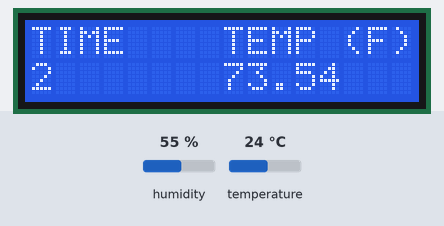
The sketch below on a simulated Arduino Uno, built with avr-gcc and run on an emulated ATmega328P. Parts: 16×2 character LCD. The inputs (shaded band) are chosen by the test bench; at power-on: temperature 24 °C, humidity 55 %. What the sketch prints to the serial monitor is not drawn.

Above: at 1.2 s.
1.3 s: temperature set to 12 °C
At 3.8 s:
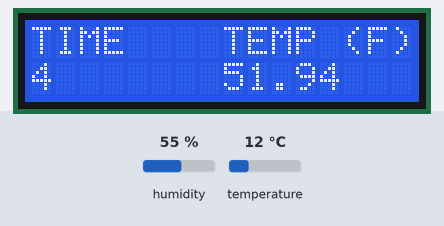
4.5 s: temperature set to 19 °C
At 7.8 s:
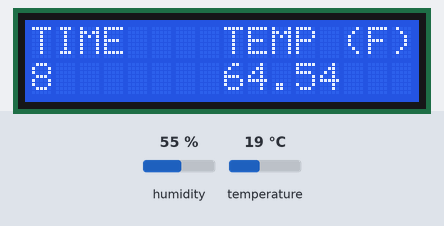
8.5 s: temperature set to 28 °C
At 11.8 s:
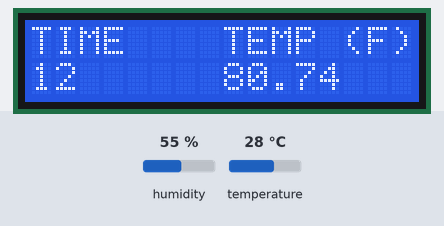
Timing chart, 0 to 13.3 s (numbered marks = the images above; inputs shaded):
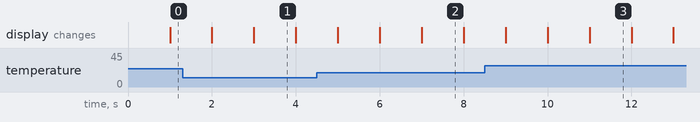

Measured:
- what the display in image 1 shows lasts 1.0 s, from 3.0 s to 4.0 s

The sketch:

p2_temperature_sensor.ino
```cpp
/*
  Temperature Sensor
  Author: Nate Lao (nlao1@jh.edu)
  Designed for Arduino UNO
*/

#define LCD_ENABLE 1

#include <DHT.h>
#if LCD_ENABLE
#include <LiquidCrystal.h>
#endif

#include "isr_timer.hpp"
#include "temp.hpp"

// Sampling Variables
const unsigned long INTERVAL = 10;
volatile unsigned long time;
volatile bool trigger;
volatile TEMP::DATA_BUFFER sample_buffer;

// Temperature Sensor
const uint8_t DHTPIN = 2;
const uint8_t DHTTYPE = DHT11;
const TEMP::DATA_BUFFER SENSOR_OFFSET = {-1.66};
TEMP::DATA_BUFFER sensor_buffer;
TEMP::Sensor *sensor = 0;

#if LCD_ENABLE
// LCD Pins (if available)
const int pin_RS = 8;
const int pin_EN = 9;
const int pin_d4 = 4;
const int pin_d5 = 5;
const int pin_d6 = 6;
const int pin_d7 = 7;
const int pin_BL = 10;

// LCD Object
LiquidCrystal *lcd = 0;
#endif

void setup()
{
    // Initialize Interrupt Variables
    time = 0;
    trigger = false;
    sample_buffer.temp_f = 0.0;

    // Setup 1 Hz Timer Interrupt
    cli(); // Disable Interupts
    TIMER::setISRTimer(1);
    sei(); // Enable Interrupts

    // Initialize Temperature Sensor and Buffer
    memset(&sensor_buffer, 0, sizeof(sensor_buffer));
    sensor = new TEMP::Sensor(DHTPIN, DHTTYPE, &sensor_buffer, &SENSOR_OFFSET);

    // Setup Serial and Start CSV Logging
    Serial.begin(9600);
    Serial.println("time_sec,temperature_f");

#if LCD_ENABLE
    lcd = new LiquidCrystal(pin_RS, pin_EN, pin_d4, pin_d5, pin_d6, pin_d7);
    lcd->begin(16,2); // 16 col, 2 rows
    lcd->setCursor(0,0);
    lcd->print("TIME");
    lcd->setCursor(8,0);
    lcd->print("TEMP (F)");
#endif
}

void loop()
{
    // Sample on every frame and update local buffer
    sensor->sample();

#if LCD_ENABLE
    lcd->setCursor(0,1);
    lcd->print(time);
    lcd->setCursor(8,1);
    lcd->print(sample_buffer.temp_f);
#endif

    // If the interval trigger is set - log out to Serial
    // Note: this operation is SLOW - interrupts SHOULD BE enabled
    if (trigger)
    {
        Serial.print(time);
        Serial.print(",");
        Serial.println(sample_buffer.temp_f);
        trigger = false;
    }
}

// This triggers at 1 Hz (every second)
ISR(TIMER1_COMPA_vect)
{
    // Increment seconds counter
    time++;

    // Determine trigger state
    trigger = (time % INTERVAL) == 0;

    // Set sample value to the value(s) stored in the current buffer
    sample_buffer.temp_f = sensor_buffer.temp_f;
}
```

isr_timer.cpp
```cpp
/*
  Temperature Sensor
  Author: Nate Lao (nlao1@jh.edu)
  Designed for Arduino UNO
  Based on implementation from https://www.instructables.com/Arduino-Timer-Interrupts/
*/

#include "isr_timer.hpp"

void TIMER::setISRTimer(const unsigned long hertz)
{
    // Enables the TIMER1_COMPA_vect Interrupt Service Routine

    // The base value of the OCR1A timer compare register
    // for 1 Hz. To increase rate divide by the desired
    // frequency (input:hertz).
    const unsigned long TIMER_COMPARE_REGISTER_1HZ = 15624;

    TCCR1A = 0; // set entire TCCR1A register to 0
    TCCR1B = 0; // same for TCCR1B
    TCNT1 = 0;  // initialize counter value to 0

    // set compare match register for x hz increments
    OCR1A = TIMER_COMPARE_REGISTER_1HZ / hertz;

    // turn on CTC mode
    TCCR1B |= (1 << WGM12);

    // Set CS10 and CS12 bits for 1024 prescaler
    TCCR1B |= (1 << CS12) | (1 << CS10);

    // enable timer compare interrupt
    TIMSK1 |= (1 << OCIE1A);
}
```

isr_timer.hpp
```cpp
/*
  Temperature Sensor
  Author: Nate Lao (nlao1@jh.edu)
  Designed for Arduino UNO
*/

#ifndef __TIMER_HPP__
#define __TIMER_HPP__

#include <Arduino.h>

namespace TIMER
{
    void setISRTimer(const unsigned long hertz);
}

#endif
```

temp.cpp
```cpp
/*
  Temperature Sensor
  Author: Nate Lao (nlao1@jh.edu)
  Designed for Arduino UNO
*/

#include <DHT.h>
#include "temp.hpp"

TEMP::Sensor::Sensor(uint8_t pin, uint8_t type, DATA_BUFFER *buffer, const DATA_BUFFER *offset)
{
    this->dht = new DHT(pin, type);
    this->dht->begin();
    this->buffer = buffer;
    this->offset = offset;
}

bool TEMP::Sensor::sample()
{
    // Read Fahrenheit Temperature

    // Sample Temperature and Apply Offset (Interrupts MUST be enabled)
    float temp_f = dht->readTemperature(true) + offset->temp_f;

    // Modify critical data
    cli();
    buffer->temp_f = temp_f;
    sei();

    // Return true on success
    return !(isnan(buffer->temp_f));
}
```

temp.hpp
```cpp
/*
  Temperature Sensor
  Author: Nate Lao (nlao1@jh.edu)
  Designed for Arduino UNO
*/

#ifndef __TEMP_HPP__
#define __TEMP_HPP__

#include <Arduino.h>
#include <DHT.h>

namespace TEMP
{
    typedef struct data_buffer
    {
        float temp_f;
    } DATA_BUFFER;

    class Sensor
    {
    public:
        Sensor(uint8_t pin, uint8_t type, DATA_BUFFER *buffer, const DATA_BUFFER *offset);
        bool sample();

    private:
        DHT *dht;
        DATA_BUFFER *buffer;
        const DATA_BUFFER *offset;
    };
}

#endif
```
